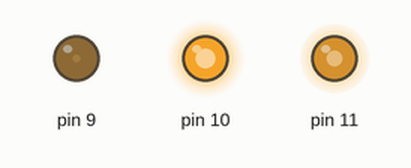
Bench run of a sketch on a simulated Arduino Uno, built with avr-gcc and run on an emulated ATmega328P. Parts: output pins drawn as LEDs (lit = HIGH). Random numbers use the default seed unless the sketch sets one.

Above: at 0.1 s.
At 4.6 s:
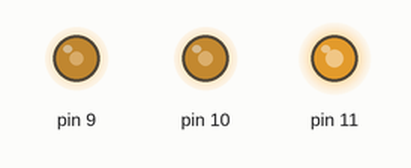
At 9.6 s:
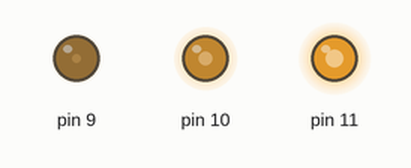
At 19.1 s:
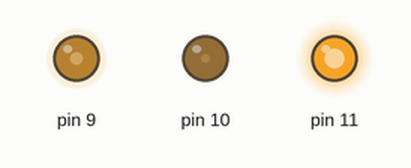
At 28.6 s:
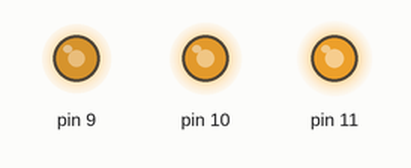
At 39.1 s:
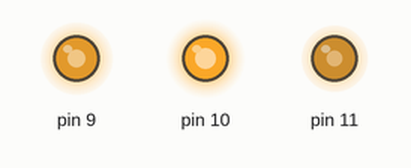
Timing chart, 0 to 40.0 s (numbered marks = the images above):
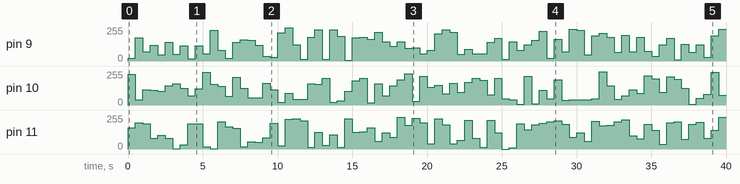

The sketch:

pullup.ino
```cpp
int i;
void setup(){
for(i=9;i<12;i++)
pinMode(i,OUTPUT);
}
 void setColor(int R, int G, int B){
    analogWrite(11,R);
    analogWrite(9,G);
    analogWrite(10,B);
    }

void loop(){
 setColor(random(255),random(255),random(255));
 delay(500);
  }
```

Measured:
- by itself, pin 9: 0/255 → 19/255 at 0.00 s, → 175/255 0.50 s later, → 68/255 0.50 s later, → 120/255 0.50 s later, … (80 changes in this stretch)
- by itself, pin 10: 0/255 → 232/255 at 0.00 s, → 38/255 0.50 s later, → 114/255 0.50 s later, → 109/255 0.50 s later, … (80 changes in this stretch)
- by itself, pin 11: 0/255 → 158/255 at 0.00 s, → 197/255 0.50 s later, → 188/255 0.50 s later, → 80/255 0.50 s later, … (80 changes in this stretch)
